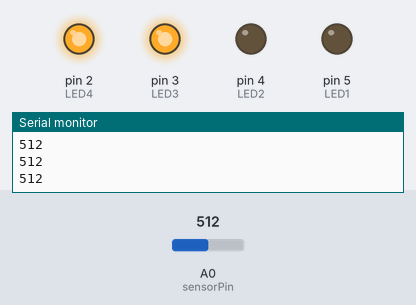
A sketch run on a simulated Arduino Uno, built with avr-gcc and run on an emulated ATmega328P. Parts: output pins drawn as LEDs (lit = HIGH), the last lines printed to the serial monitor. The inputs (shaded band) are chosen by the test bench; at power-on: A0 (sensorPin) = 512.

Above: at 1.2 s.
1.3 s: A0 (sensorPin) set to 494
At 2.2 s:
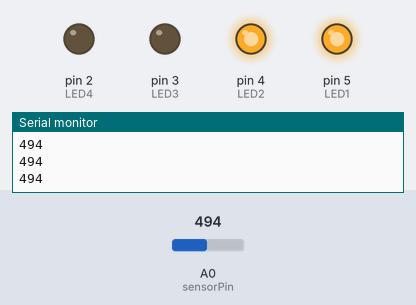
2.8 s: A0 (sensorPin) set to 410
4.3 s: A0 (sensorPin) set to 389
At 5.5 s:
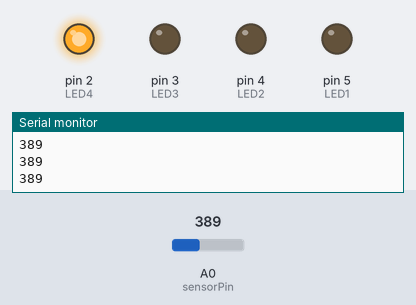
5.8 s: A0 (sensorPin) set to 308
7.3 s: A0 (sensorPin) set to 289
At 8.0 s:
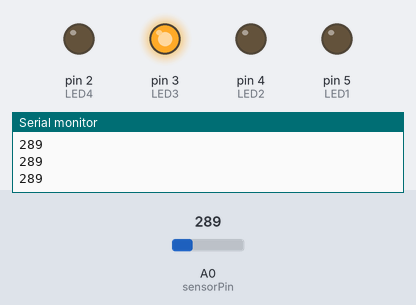
8.8 s: A0 (sensorPin) set to 306
At 9.3 s:
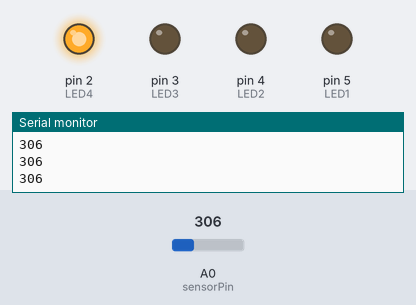
Timing chart, 0 to 11.3 s (numbered marks = the images above; inputs shaded):
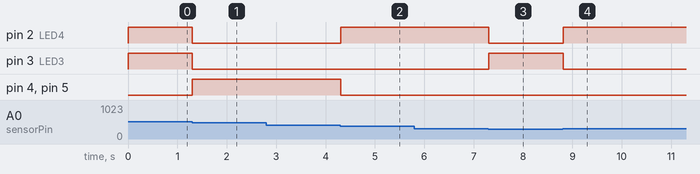

The sketch:

Dasduino.ino
```cpp
int LED1 = 5;
int LED2 = 4;
int LED3 = 3;
int LED4 = 2;
int sensorPin = A0;
int sensorValue = 0;
 
// the setup function runs once when you press reset or power the board
void setup() {
  Serial.begin(9600);
   
  // initialize digital pin LED as an output.
  pinMode(LED1, OUTPUT);
  pinMode(LED2, OUTPUT);
  pinMode(LED3, OUTPUT);
  pinMode(LED4, OUTPUT);
   
  pinMode(sensorPin, INPUT);
}
 
// the loop function runs over and over again forever
void loop() {
   
  // read the value from the sensor:
  sensorValue = analogRead(sensorPin);
  Serial.println(sensorValue);
   
  if  (sensorValue <= 100) {
    digitalWrite(LED1, HIGH);  // turn the LED on (HIGH is the voltage level)
    digitalWrite(LED2, LOW);   // turn the LED off
    digitalWrite(LED3, LOW);   //
    digitalWrite(LED4, LOW);
  } else if (sensorValue > 100 && sensorValue <= 200) {
    digitalWrite(LED1, LOW);   //
    digitalWrite(LED2, HIGH);  //
    digitalWrite(LED3, LOW);   //
    digitalWrite(LED4, LOW);
  } else if (sensorValue > 200 && sensorValue <= 300) {
    digitalWrite(LED1, LOW);   //
    digitalWrite(LED2, LOW);   //
    digitalWrite(LED3, HIGH);   //
    digitalWrite(LED4, LOW);
  } else if (sensorValue > 300 && sensorValue <= 400) {
    digitalWrite(LED1, LOW);   //
    digitalWrite(LED2, LOW);
    digitalWrite(LED3, LOW);   //
    digitalWrite(LED4, HIGH);
  } else if (sensorValue > 400 && sensorValue <= 500) {
    digitalWrite(LED1, HIGH);  //
    digitalWrite(LED2, HIGH);  //
    digitalWrite(LED3, LOW);   //
    digitalWrite(LED4, LOW);
  } else if (sensorValue > 500 && sensorValue <= 600) {
    digitalWrite(LED1, LOW);   //
    digitalWrite(LED2, LOW);   //
    digitalWrite(LED3, HIGH);  //
    digitalWrite(LED4, HIGH);
  } else if (sensorValue > 600 && sensorValue <= 700) {
    digitalWrite(LED1, HIGH);  //
    digitalWrite(LED2, LOW);   //
    digitalWrite(LED3, HIGH);  //
  } else
  {
    // if nothing else matches, do this
    digitalWrite(LED1, LOW);    // turn the LED off by making the voltage LOW
    digitalWrite(LED2, LOW);    //
    digitalWrite(LED3, LOW);    //
    digitalWrite(LED4, LOW);
  }
}
```

Measured:
- the behaviour switches between 501 and 500 on A0 (sensorPin) (found by bisection; images 0 and 1)
- the behaviour switches between 401 and 400 on A0 (sensorPin) (found by bisection; images 1 and 2)
- the behaviour switches between 301 and 300 on A0 (sensorPin) (found by bisection; images 2 and 3)
- after the input at 1.3 s, pin 2 (LED4), pin 3 (LED3): HIGH → LOW at once; pin 4 (LED2), pin 5 (LED1): LOW → HIGH at once
- after the input at 4.3 s, pin 2 (LED4): LOW → HIGH at once; pin 4 (LED2), pin 5 (LED1): HIGH → LOW at once
- after the input at 7.3 s, pin 2 (LED4): HIGH → LOW at once; pin 3 (LED3): LOW → HIGH at once
- after the input at 8.8 s, pin 2 (LED4): LOW → HIGH at once; pin 3 (LED3): HIGH → LOW at once
